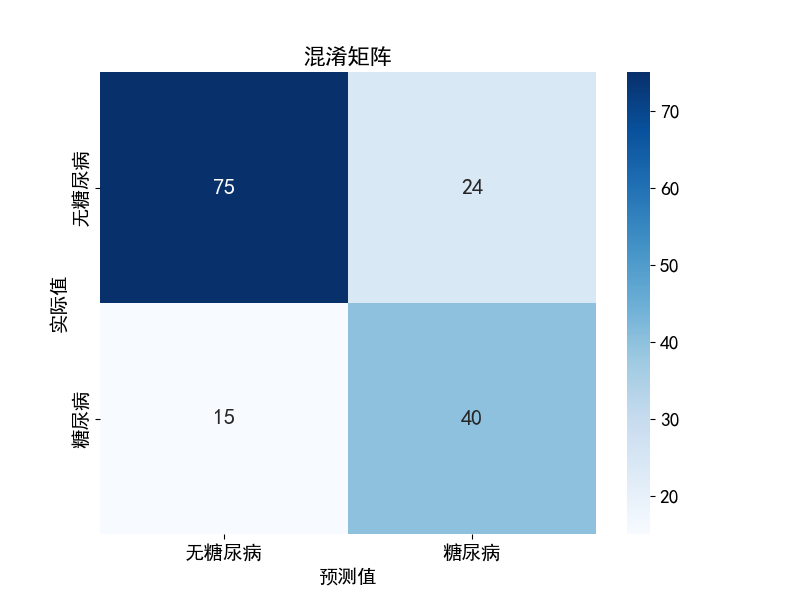

Generate this figure with Python:
import pandas as pd
from sklearn.model_selection import train_test_split
from sklearn.tree import DecisionTreeClassifier
from sklearn.metrics import accuracy_score, classification_report, confusion_matrix
import matplotlib.pyplot as plt
import seaborn as sns

# 1. 加载数据集
url = "https://raw.githubusercontent.com/jbrownlee/Datasets/master/pima-indians-diabetes.data.csv"
column_names = ['Pregnancies', 'Glucose', 'BloodPressure', 'SkinThickness', 'Insulin', 
                'BMI', 'DiabetesPedigreeFunction', 'Age', 'Outcome']
data = pd.read_csv(url, header=None, names=column_names)

# 2. 将数据保存到CSV文件
data.to_csv('Pima_Indians_Diabetes_Data.csv', index=False)

# 3. 数据预处理
X = data.drop('Outcome', axis=1)  # 特征
y = data['Outcome']                # 标签

# 4. 划分训练集和测试集
X_train, X_test, y_train, y_test = train_test_split(X, y, test_size=0.2, random_state=42)

# 5. 创建决策树分类器
dt_classifier = DecisionTreeClassifier(random_state=42)

# 6. 训练模型
dt_classifier.fit(X_train, y_train)

# 7. 预测
y_pred = dt_classifier.predict(X_test)

# 8. 评估模型
accuracy = accuracy_score(y_test, y_pred)
print(f'决策树模型的准确率: {accuracy:.2f}')

# 9. 输出分类报告
print("\n分类报告:")
print(classification_report(y_test, y_pred))

# 10. 混淆矩阵可视化
conf_matrix = confusion_matrix(y_test, y_pred)
plt.figure(figsize=(8, 6))

# 设置字体以支持中文
plt.rcParams['font.sans-serif'] = ['SimHei']  # 使用黑体
plt.rcParams['axes.unicode_minus'] = False  # 解决负号显示问题

# 绘制混淆矩阵
heatmap = sns.heatmap(conf_matrix, annot=True, fmt='d', cmap='Blues', 
                       annot_kws={"size": 16},  # 增大数字的字体大小
                       xticklabels=['无糖尿病', '糖尿病'], 
                       yticklabels=['无糖尿病', '糖尿病'])

# 设置颜色条字体大小
cbar = heatmap.collections[0].colorbar
cbar.ax.tick_params(labelsize=14)  # 增大图例字体大小

plt.ylabel('实际值', fontsize=14)  # 增大y轴标签字体
plt.xlabel('预测值', fontsize=14)  # 增大x轴标签字体
plt.title('混淆矩阵', fontsize=16)  # 增大标题字体

# 增大坐标轴上的数字字体
plt.tick_params(axis='both', labelsize=14)  # 增大坐标轴数字字体

plt.show()
